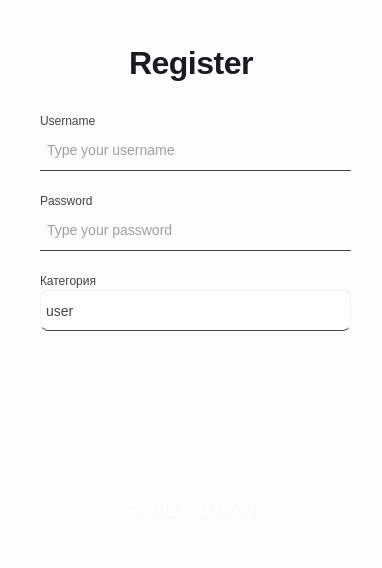
<?xml version="1.0" encoding="UTF-8"?>
<ui version="4.0">
 <class>MainWindow</class>
 <widget class="QMainWindow" name="MainWindow">
  <property name="enabled">
   <bool>true</bool>
  </property>
  <property name="geometry">
   <rect>
    <x>0</x>
    <y>0</y>
    <width>382</width>
    <height>568</height>
   </rect>
  </property>
  <property name="sizePolicy">
   <sizepolicy hsizetype="Fixed" vsizetype="Fixed">
    <horstretch>0</horstretch>
    <verstretch>0</verstretch>
   </sizepolicy>
  </property>
  <property name="minimumSize">
   <size>
    <width>382</width>
    <height>568</height>
   </size>
  </property>
  <property name="maximumSize">
   <size>
    <width>382</width>
    <height>568</height>
   </size>
  </property>
  <property name="windowTitle">
   <string>ProductManager</string>
  </property>
  <property name="styleSheet">
   <string notr="true">background-color: rgb(252, 252, 252);</string>
  </property>
  <widget class="QWidget" name="centralwidget">
   <property name="styleSheet">
    <string notr="true"/>
   </property>
   <widget class="QLabel" name="lbl_username">
    <property name="geometry">
     <rect>
      <x>40</x>
      <y>110</y>
      <width>81</width>
      <height>21</height>
     </rect>
    </property>
    <property name="styleSheet">
     <string notr="true">font-size: 12px;
color: #444;</string>
    </property>
    <property name="text">
     <string>Username</string>
    </property>
   </widget>
   <widget class="QLabel" name="lbl_password">
    <property name="geometry">
     <rect>
      <x>40</x>
      <y>190</y>
      <width>81</width>
      <height>21</height>
     </rect>
    </property>
    <property name="styleSheet">
     <string notr="true">font-size: 12px;
color: #444;</string>
    </property>
    <property name="text">
     <string>Password</string>
    </property>
   </widget>
   <widget class="QPushButton" name="btn_register_user">
    <property name="geometry">
     <rect>
      <x>10</x>
      <y>490</y>
      <width>361</width>
      <height>41</height>
     </rect>
    </property>
    <property name="styleSheet">
     <string notr="true">QPushButton {
background-color: qlineargradient(spread:pad, x1:0, y1:0.5, x2:1, y2:0.5,
                                    stop:0 #00d4ff, stop:1 #ff00d4);
border-radius: 20px;
color: white;
font-size: 16px;
font-weight: bold;
padding: 5px;
}

QPushButton:hover {
background-color: qlineargradient(spread:pad, x1:0, y1:0.5, x2:1, y2:0.5,
                                            stop:0 #00c3e0, stop:1 #e000c3);
}

QPushButton:pressed {
background-color: qlineargradient(spread:pad, x1:0, y1:0.5, x2:1, y2:0.5,
                                      stop:0 #009bb8, stop:1 #b0009b);
}</string>
    </property>
    <property name="text">
     <string>REGISTER NOW</string>
    </property>
   </widget>
   <widget class="QLineEdit" name="le_password">
    <property name="geometry">
     <rect>
      <x>40</x>
      <y>210</y>
      <width>311</width>
      <height>41</height>
     </rect>
    </property>
    <property name="styleSheet">
     <string notr="true">border: none;
border-bottom: 1px solid #444;
font-size: 14px;
color: #444;
padding: 5px;

</string>
    </property>
    <property name="echoMode">
     <enum>QLineEdit::EchoMode::Password</enum>
    </property>
    <property name="placeholderText">
     <string>Type your password</string>
    </property>
   </widget>
   <widget class="QLineEdit" name="le_username">
    <property name="geometry">
     <rect>
      <x>40</x>
      <y>130</y>
      <width>311</width>
      <height>41</height>
     </rect>
    </property>
    <property name="styleSheet">
     <string notr="true">border: none;
border-bottom: 1px solid #444;
font-size: 14px;
color: #444;
padding: 5px;

</string>
    </property>
    <property name="placeholderText">
     <string>Type your username</string>
    </property>
   </widget>
   <widget class="QWidget" name="layoutWidget">
    <property name="geometry">
     <rect>
      <x>-20</x>
      <y>40</y>
      <width>422</width>
      <height>69</height>
     </rect>
    </property>
    <layout class="QHBoxLayout" name="horizontalLayout">
     <item>
      <spacer name="horizontalSpacer_2">
       <property name="orientation">
        <enum>Qt::Orientation::Horizontal</enum>
       </property>
       <property name="sizeHint" stdset="0">
        <size>
         <width>108</width>
         <height>20</height>
        </size>
       </property>
      </spacer>
     </item>
     <item>
      <widget class="QLabel" name="lbl_register">
       <property name="styleSheet">
        <string notr="true">color: #1A1B1F;
font-family: 'Inter', -apple-system, BlinkMacSystemFont, 'Segoe UI', Roboto, sans-serif;
font-size: 32px;
font-weight: 600;
letter-spacing: -0.5px;
margin-bottom: 24px;
text-align: left;
padding: 0;
line-height: 1.3;</string>
       </property>
       <property name="text">
        <string>Register</string>
       </property>
      </widget>
     </item>
     <item>
      <spacer name="horizontalSpacer">
       <property name="orientation">
        <enum>Qt::Orientation::Horizontal</enum>
       </property>
       <property name="sizeHint" stdset="0">
        <size>
         <width>108</width>
         <height>20</height>
        </size>
       </property>
      </spacer>
     </item>
    </layout>
   </widget>
   <widget class="QLabel" name="lbl_username_7">
    <property name="geometry">
     <rect>
      <x>40</x>
      <y>270</y>
      <width>101</width>
      <height>21</height>
     </rect>
    </property>
    <property name="styleSheet">
     <string notr="true">font-size: 12px;
color: #444;</string>
    </property>
    <property name="text">
     <string>Категория </string>
    </property>
   </widget>
   <widget class="QComboBox" name="cb_user_root">
    <property name="geometry">
     <rect>
      <x>40</x>
      <y>290</y>
      <width>311</width>
      <height>41</height>
     </rect>
    </property>
    <property name="styleSheet">
     <string notr="true">QComboBox {
background-color: white;
border: 1px solid rgba(152, 159, 181, 30);
border-radius: 8px;
font-size: 14px;
color: black;
padding-left: 10px;

border-bottom: 1px solid #444;
color: #444;
padding: 5px;
}

QComboBox::drop-down {
    border: none;
    width: 20px;
}

QComboBox QAbstractItemView {
    background-color: white;
    selection-background-color: #0366d6;
    selection-color: white;
    color: #24292e;
}</string>
    </property>
    <item>
     <property name="text">
      <string>user</string>
     </property>
    </item>
    <item>
     <property name="text">
      <string>moder</string>
     </property>
    </item>
    <item>
     <property name="text">
      <string>admin</string>
     </property>
    </item>
   </widget>
  </widget>
 </widget>
 <tabstops>
  <tabstop>le_username</tabstop>
  <tabstop>le_password</tabstop>
  <tabstop>btn_register_user</tabstop>
 </tabstops>
 <resources/>
 <connections/>
</ui>
